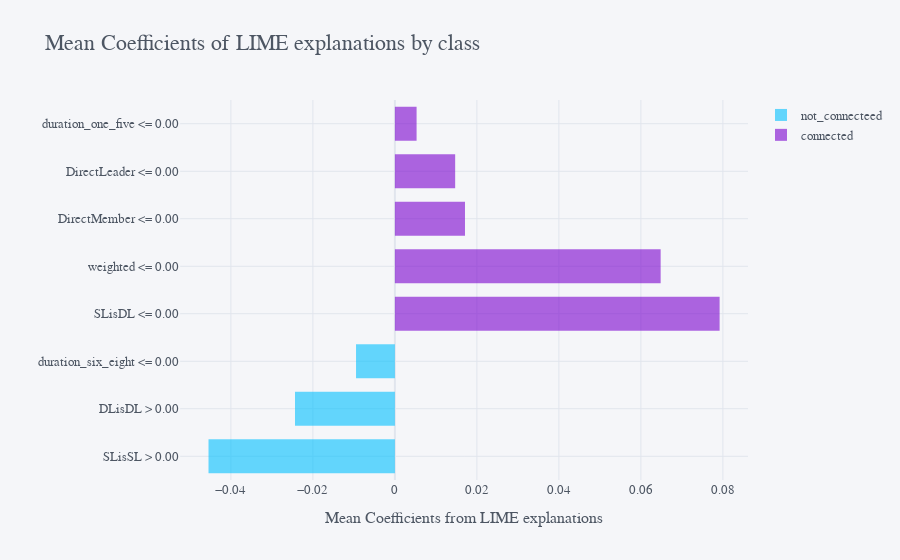

Write notebook code for a chart like this one.
### Markdown cell above
# Plotting the results

### Code cell
plot.plot_details(neg, pos)

### Figure 1 — Plotly figure (JSON) as saved in the notebook; plotly's stock layout.template omitted (floating-point values rounded to 4 significant figures)
{"data": [{"marker": {"color": "rgba(0, 192, 255, 0.6)", "line": {"color": "rgba(255, 153, 51, 1.0)", "width": 0}}, "meta": {"columnNames": {"x": "0, x", "y": "0, y; 1, y"}}, "name": "not_connecteed", "orientation": "h", "text": "", "type": "bar", "x": [-0.04546, -0.02436, -0.009478], "y": ["SLisSL > 0.00", "DLisDL > 0.00", "duration_six_eight <= 0.00"]}, {"marker": {"color": "rgba(123, 3, 207, 0.6)", "line": {"color": "rgba(55, 128, 191, 1.0)", "width": 0}}, "meta": {"columnNames": {"x": "1, x", "y": "0, y; 1, y"}}, "name": "connected", "orientation": "h", "text": "", "type": "bar", "x": [0.0792, 0.06482, 0.0171, 0.0147, 0.005294], "y": ["SLisDL <= 0.00", "weighted <= 0.00", "DirectMember <= 0.00", "DirectLeader <= 0.00", "duration_one_five <= 0.00"]}], "layout": {"autosize": true, "bargap": 0, "bargroupgap": 0.28, "barmode": "relative", "font": {"family": "Droid Sans", "size": 13}, "legend": {"bgcolor": "#F5F6F9", "font": {"color": "#4D5663"}}, "paper_bgcolor": "#F5F6F9", "plot_bgcolor": "#F5F6F9", "title": {"font": {"color": "#4D5663", "family": "Raleway", "size": 22}, "text": "Mean Coefficients of LIME explanations by class"}, "xaxis": {"autorange": true, "domain": [0.125, 1], "gridcolor": "#E1E5ED", "range": [-0.1059, 0.2532], "showgrid": true, "tickfont": {"color": "#4D5663"}, "title": {"font": {"color": "#4D5663"}, "text": "Mean Coefficients from LIME explanations"}, "type": "linear", "zerolinecolor": "#E1E5ED"}, "yaxis": {"autorange": true, "domain": [0, 1], "gridcolor": "#E1E5ED", "range": [-0.5, 24.5], "showgrid": true, "tickfont": {"color": "#4D5663"}, "title": {"font": {"color": "#4D5663"}, "text": ""}, "type": "category", "zerolinecolor": "#E1E5ED"}}}
